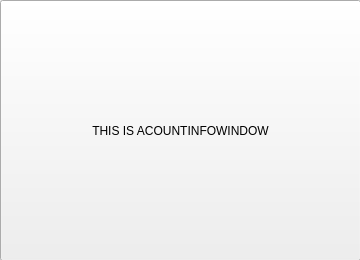
<?xml version="1.0" encoding="UTF-8"?>
<ui version="4.0">
 <class>AccountInfoWindow</class>
 <widget class="QWidget" name="AccountInfoWindow">
  <property name="geometry">
   <rect>
    <x>0</x>
    <y>0</y>
    <width>360</width>
    <height>260</height>
   </rect>
  </property>
  <property name="windowTitle">
   <string>Form</string>
  </property>
  <property name="styleSheet">
   <string notr="true">color: rgb(0, 0, 0);</string>
  </property>
  <widget class="QPushButton" name="pushButton">
   <property name="geometry">
    <rect>
     <x>0</x>
     <y>0</y>
     <width>361</width>
     <height>261</height>
    </rect>
   </property>
   <property name="text">
    <string>THIS IS ACOUNTINFOWINDOW</string>
   </property>
  </widget>
 </widget>
 <resources/>
 <connections/>
</ui>
